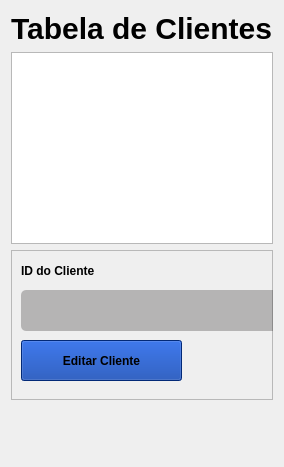
      <widget class="QWidget" name="page_7_clientes">
       <layout class="QVBoxLayout" name="verticalLayout_8">
        <item>
         <widget class="QLabel" name="label_title_cliente_2">
          <property name="styleSheet">
           <string notr="true">font-weight: bold;
color: black;
border: 0;
font-size: 30px</string>
          </property>
          <property name="text">
           <string>Tabela de Clientes</string>
          </property>
         </widget>
        </item>
        <item>
         <widget class="QTableView" name="table_clientes">
          <property name="layoutDirection">
           <enum>Qt::LeftToRight</enum>
          </property>
          <property name="styleSheet">
           <string notr="true"/>
          </property>
          <property name="selectionBehavior">
           <enum>QAbstractItemView::SelectRows</enum>
          </property>
          <attribute name="verticalHeaderVisible">
           <bool>false</bool>
          </attribute>
          <attribute name="verticalHeaderHighlightSections">
           <bool>false</bool>
          </attribute>
         </widget>
        </item>
        <item>
         <widget class="QFrame" name="frame_9">
          <property name="minimumSize">
           <size>
            <width>0</width>
            <height>150</height>
           </size>
          </property>
          <property name="frameShape">
           <enum>QFrame::StyledPanel</enum>
          </property>
          <property name="frameShadow">
           <enum>QFrame::Raised</enum>
          </property>
          <widget class="QPushButton" name="btn_buscar_cliente_2">
           <property name="geometry">
            <rect>
             <x>370</x>
             <y>90</y>
             <width>161</width>
             <height>41</height>
            </rect>
           </property>
           <property name="styleSheet">
            <string notr="true">background: #0339A6;
font-weight: bold;</string>
           </property>
           <property name="text">
            <string>Buscar por Cliente</string>
           </property>
          </widget>
          <widget class="QLabel" name="label_nome_cliente_busca">
           <property name="geometry">
            <rect>
             <x>370</x>
             <y>10</y>
             <width>311</width>
             <height>21</height>
            </rect>
           </property>
           <property name="styleSheet">
            <string notr="true">font-weight: bold;
color: black;
border: 0;</string>
           </property>
           <property name="text">
            <string>Nome do Cliente</string>
           </property>
          </widget>
          <widget class="QLineEdit" name="lineEdit_buscar_cliente_id">
           <property name="geometry">
            <rect>
             <x>10</x>
             <y>40</y>
             <width>331</width>
             <height>41</height>
            </rect>
           </property>
           <property name="styleSheet">
            <string notr="true">background: rgba(6, 0, 0, 0.25);
border-radius: 5px;
color: black;
font-size: 24px;</string>
           </property>
          </widget>
          <widget class="QLabel" name="label_id_cliente_busca">
           <property name="geometry">
            <rect>
             <x>10</x>
             <y>10</y>
             <width>141</width>
             <height>21</height>
            </rect>
           </property>
           <property name="styleSheet">
            <string notr="true">font-weight: bold;
color: black;
border: 0;</string>
           </property>
           <property name="text">
            <string>ID do Cliente</string>
           </property>
          </widget>
          <widget class="QLineEdit" name="lineEdit_buscar_cliente_nome">
           <property name="geometry">
            <rect>
             <x>370</x>
             <y>40</y>
             <width>331</width>
             <height>41</height>
            </rect>
           </property>
           <property name="styleSheet">
            <string notr="true">background: rgba(6, 0, 0, 0.25);
border-radius: 5px;
color: black;
font-size: 24px;</string>
           </property>
          </widget>
          <widget class="QPushButton" name="btn_menu_editar_cliente">
           <property name="geometry">
            <rect>
             <x>10</x>
             <y>90</y>
             <width>161</width>
             <height>41</height>
            </rect>
           </property>
           <property name="styleSheet">
            <string notr="true">background: #0339A6;
font-weight: bold;</string>
           </property>
           <property name="text">
            <string>Editar Cliente</string>
           </property>
          </widget>
         </widget>
        </item>
        <item>
         <widget class="QLabel" name="error_buscar_cliente">
          <property name="minimumSize">
           <size>
            <width>0</width>
            <height>50</height>
           </size>
          </property>
          <property name="text">
           <string/>
          </property>
         </widget>
        </item>
       </layout>
      </widget>
